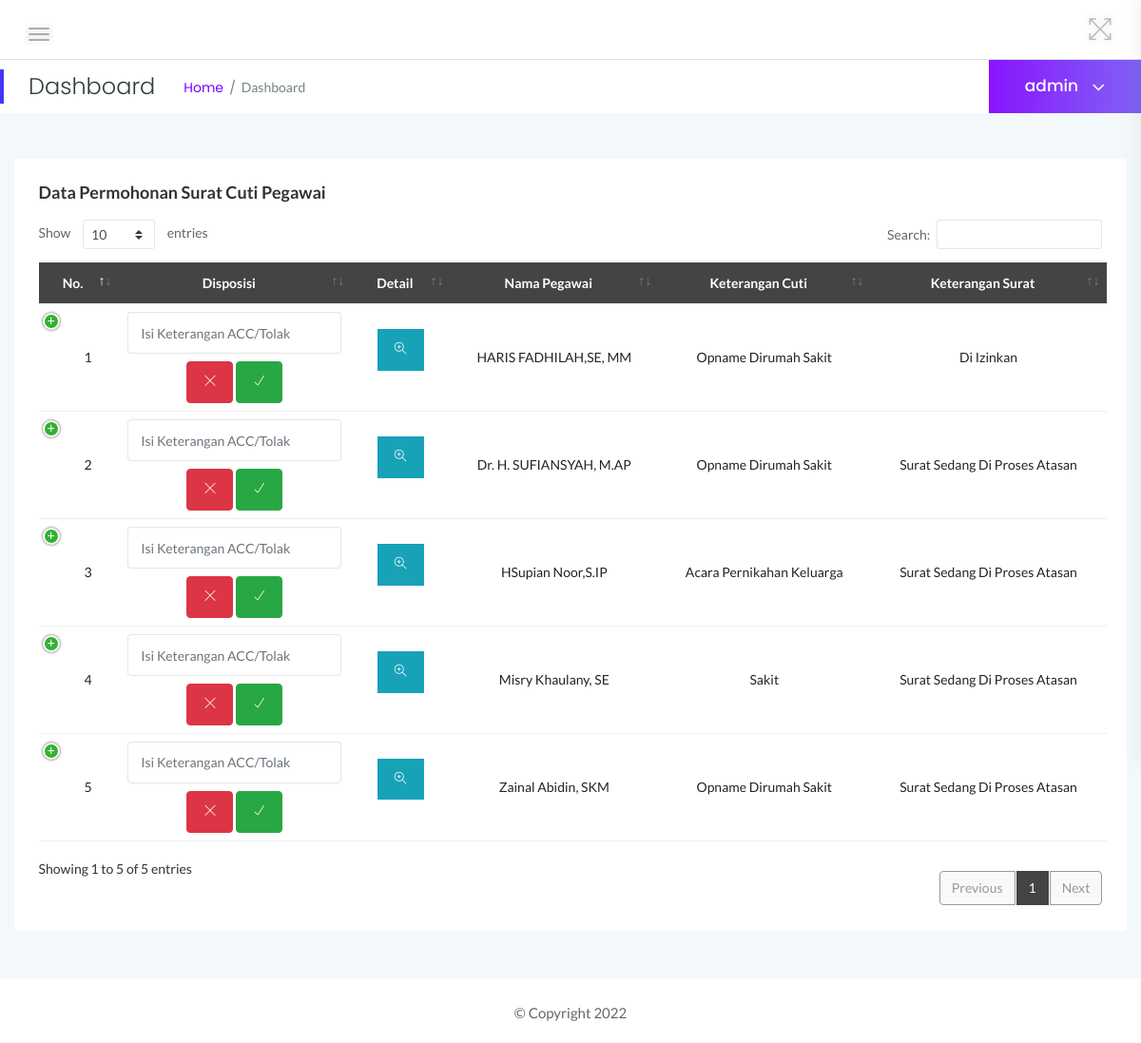
The app's page /atasans/cuti.php (signed in), older data.
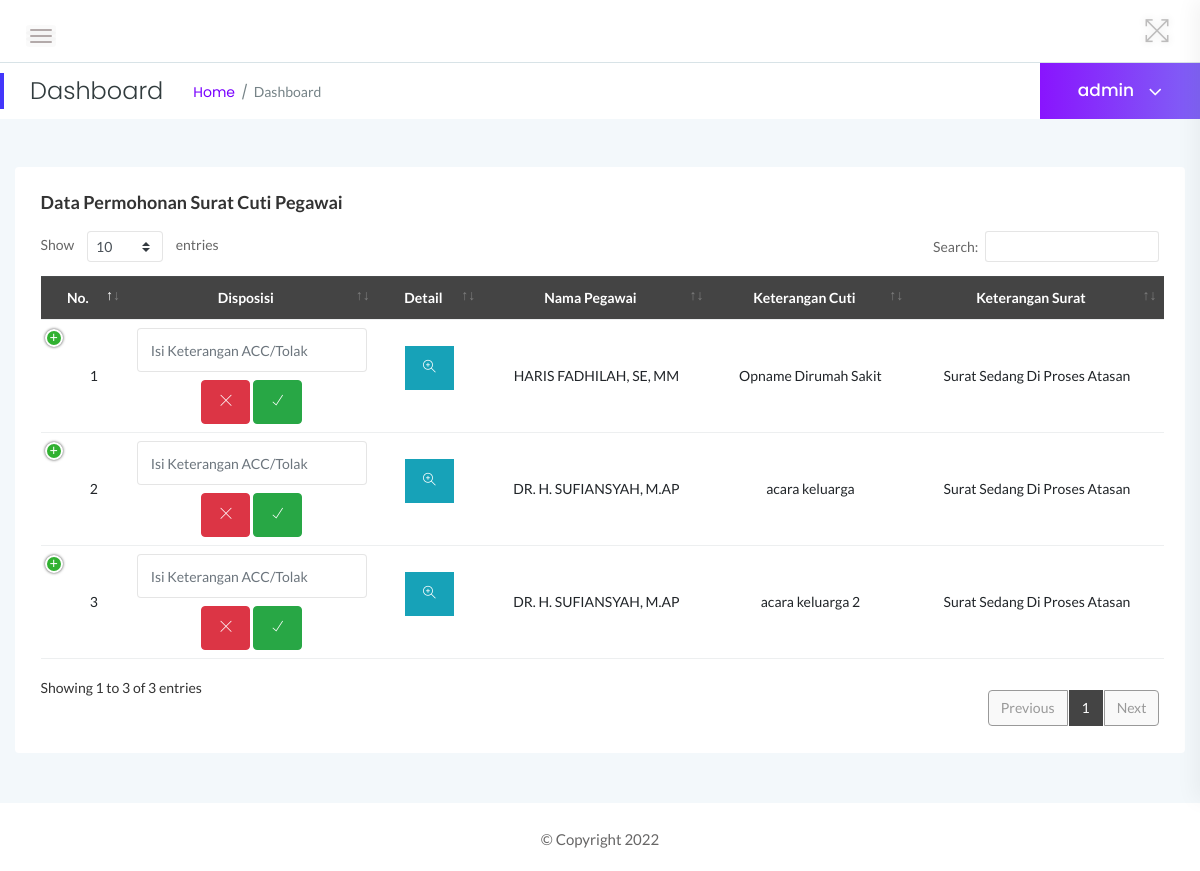
The same page, newer data.
### tables this page shows
CREATE TABLE `cuti` (
  `id_cuti` int(9) NOT NULL,
  `id_pg` int(9) NOT NULL,
  `tgl_aw` date NOT NULL,
  `tgl_ak` date NOT NULL,
  `lama_cuti` varchar(5) NOT NULL,
  `keterangan` varchar(199) NOT NULL,
  `ket_cuti` varchar(210) NOT NULL,
  `no_cuti` varchar(11) NOT NULL,
  `status_cuti` varchar(55) NOT NULL,
  `file_cuti` varchar(200) NOT NULL
);

CREATE TABLE `t_pegawai` (
  `id_pg` int(9) NOT NULL,
  `nip` varchar(25) NOT NULL,
  `nama_lengkap` varchar(120) NOT NULL,
  `id_jabatan` int(9) NOT NULL,
  `jenis_kelamin` varchar(35) NOT NULL,
  `agama` varchar(20) NOT NULL,
  `status` varchar(20) NOT NULL,
  `tempat_lahir` varchar(120) NOT NULL,
  `tanggal_lahir` date NOT NULL,
  `alamat_rumah` varchar(200) NOT NULL,
  `no_telpon` varchar(13) NOT NULL,
  `file_foto` varchar(255) DEFAULT NULL,
  `pegawai` enum('asn','non asn') NOT NULL,
  `golongan` varchar(255) DEFAULT NULL
);

### atasans/cuti.php (the view, shortened to what this page needs)
  <?php require_once('head.php');require_once('../koneksi.php'); require_once('../fungsi_indotgl.php'); error_reporting(0);
$action = isset($_GET['action']) ? $_GET['action'] : '';  ?>
    <?php
switch($action){ default:
$sql = mysqli_query($koneksi, "SELECT * FROM cuti INNER JOIN t_pegawai ON cuti.id_pg=t_pegawai.id_pg INNER JOIN jabatan ON t_pegawai.id_jabatan=jabatan.id_jabatan"); ?>
            <div class="main-content-inner">
        <div class="row">
<div class="col-12 mt-5">
<div class="card">
  <div class="card-body">
      <h4 class="header-title">Data Permohonan Surat Cuti Pegawai</h4>
      <div class="data-tables datatable-dark">
          <table id="dataTable3" class="text-center">
              <thead class="text-capitalize">
                  <tr>
                    <th>No.</th>
                    <th>Disposisi</th>
                    <th>Detail</th>
                    <th>Nama Pegawai</th>
                    <th>Keterangan Cuti</th>
                    <th>Keterangan Surat</th>
                  </tr>
                  </thead>
                  <tbody>
                  <tr >
                    <?php
                    $no = 1;
                    while ($data = mysqli_fetch_array($sql)) { ?>
                    <td><?php echo $no++ ?></td>
                    <td style="vertical-align: middle;">
                      <form action="" method="POST">
                          <div class="text-center">
                            <input type="text" class="form-control mb-2" name="ket_cuti" placeholder="Isi Keterangan ACC/Tolak" required="">
                            <button type="submit" name="sub" class="btn btn-secondary btn-danger" title="Tolak">
                            <a><i class="mdi ti-close"></i></a>
                            </button>
                            <button type="submit" name="tombole" class="btn btn-secondary btn-success" title="Setujui">
                            <a ><i class="mdi ti-check"></i></a>
                            </button>
                        </div>
                      </form>
                    </td>
                    <td style="vertical-align: middle;"><a title="Detail ?" name="id_cuti" href="?action=detail&id_cuti=<?php echo $data['id_cuti']; ?>" class="btn btn-flat btn-info mb-3"><i class="ti ti-zoom-in"></i></a></td>
                    <td><?php echo $data['nama_lengkap'] ?></td>
                    <td><?php echo $data['keterangan'] ?></td>
                    <td><?php echo $data['ket_cuti'] ?></td>
                  </tr>
              <?php } ?>
              </tbody>
          </table>
      </div>
  </div>
</div>
  </div>
    </div>
      </div>
        <?php break;
case "tambah": ?>
<?php break; } ?>
  <?php require_once('foot.php'); ?>

Row changes from the older to the newer data that the page shows:
no longer on this page (row unchanged): cuti: id_pg.nama_lengkap "HARIS FADHILAH,SE, MM", keterangan "Opname Dirumah Sakit", ket_cuti "Di Izinkan"
no longer on this page (row unchanged): cuti: id_pg.nama_lengkap "Dr. H. SUFIANSYAH, M.AP", keterangan "Opname Dirumah Sakit", ket_cuti "Surat Sedang Di Proses Atasan"
no longer on this page (row unchanged): cuti: id_pg.nama_lengkap "HSupian Noor,S.IP", keterangan "Acara Pernikahan Keluarga", ket_cuti "Surat Sedang Di Proses Atasan"
no longer on this page (row unchanged): cuti: id_pg.nama_lengkap "Misry Khaulany, SE", keterangan "Sakit", ket_cuti "Surat Sedang Di Proses Atasan"
changed cuti "Opname Dirumah Sakit": id_pg.nama_lengkap "Zainal Abidin, SKM" → "HARIS FADHILAH, SE, MM"
added cuti: id_pg.nama_lengkap "DR. H. SUFIANSYAH, M.AP", keterangan "acara keluarga", ket_cuti "Surat Sedang Di Proses Atasan"
added cuti: id_pg.nama_lengkap "DR. H. SUFIANSYAH, M.AP", keterangan "acara keluarga 2", ket_cuti "Surat Sedang Di Proses Atasan"
Text that changed along with them:
text written by a page script: "Show entries Search: Showing 1 to 5 of 5 entries Previous 1 Next" → "Show entries Search: Showing 1 to 3 of 3 entries Previous 1 Next"
